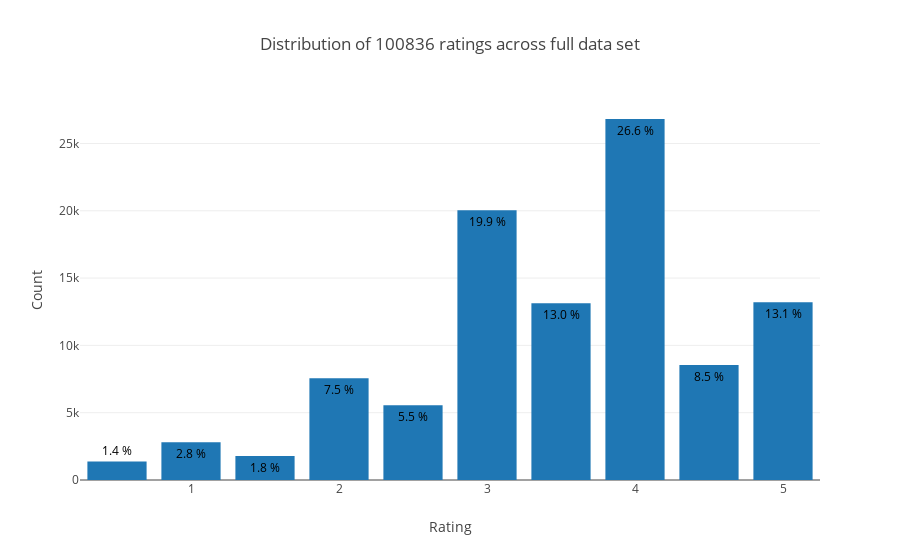

Write notebook code for a chart like this one.
### Code cell
layout = dict(title = 'Distribution of {} ratings across full data set'.format(df.shape[0]),
              xaxis = dict(title = 'Rating'),
              yaxis = dict(title = 'Count'))

fig = go.Figure(data=[trace], layout=layout)
iplot(fig)

### Figure 1 — Plotly figure (JSON) as saved in the notebook; plotly's stock layout.template omitted (floating-point values rounded to 4 significant figures)
{"data": [{"text": ["13.1 %", "8.5 %", "26.6 %", "13.0 %", "19.9 %", "5.5 %", "7.5 %", "1.8 %", "2.8 %", "1.4 %"], "textfont": {"color": "#000000"}, "textposition": "auto", "type": "bar", "uid": "7b7f125a-8f0e-11ea-a6b5-acde48001122", "x": [5, 4.5, 4, 3.5, 3, 2.5, 2, 1.5, 1, 0.5], "y": [13211, 8551, 26818, 13136, 20047, 5550, 7551, 1791, 2811, 1370]}], "layout": {"title": "Distribution of 100836 ratings across full data set", "xaxis": {"title": "Rating"}, "yaxis": {"title": "Count"}}}
